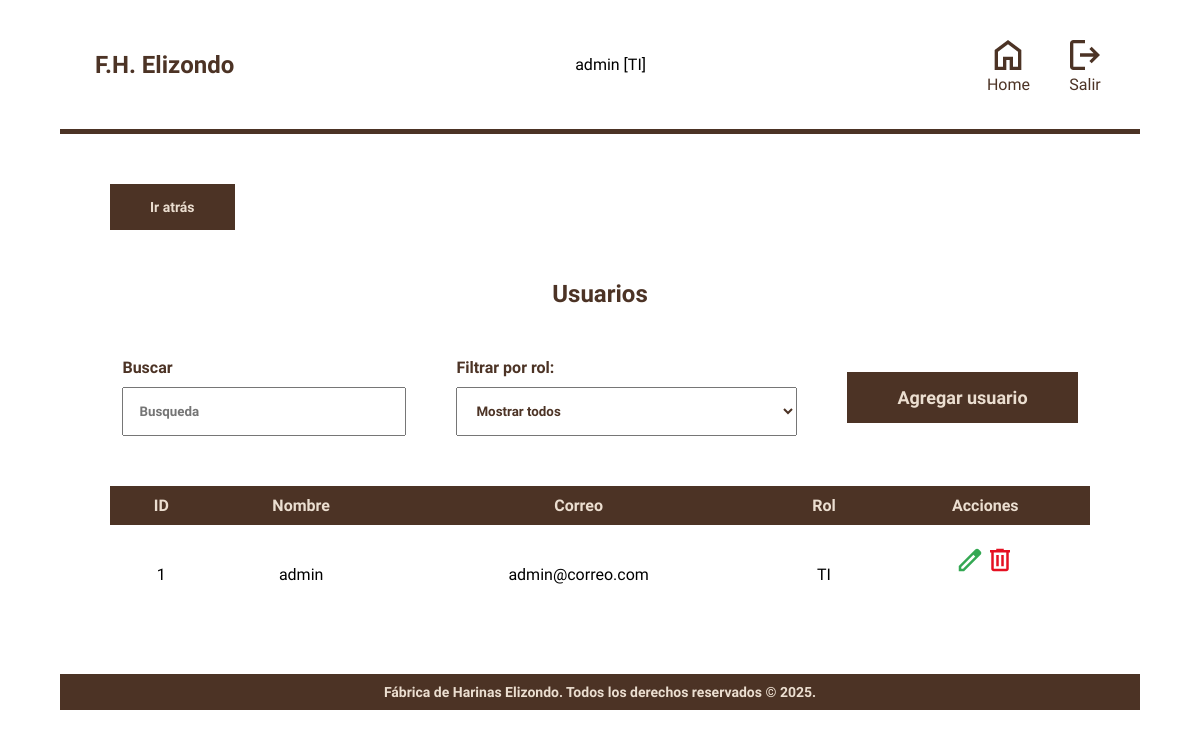
/modulos/usuarios.php (signed in), run on an earlier commit of the app's database.
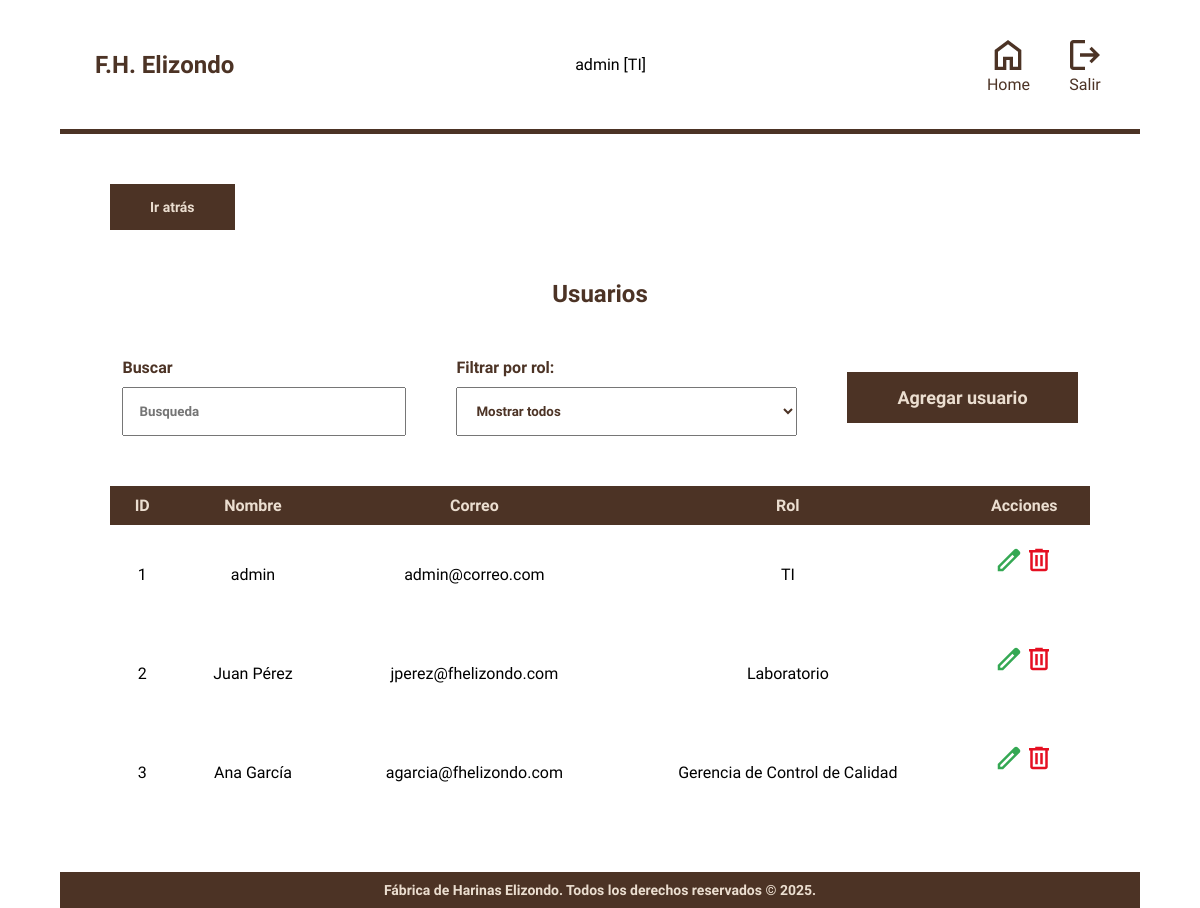
And on a later commit of the database.
### tables this page shows
CREATE TABLE Usuarios (
    id_usuario INT PRIMARY KEY AUTO_INCREMENT,
    nombre VARCHAR(100) NOT NULL,
    correo VARCHAR(100) UNIQUE NOT NULL,
    contrasena VARCHAR(255) NOT NULL,
    rol ENUM(
        'TI',
        'Gerencia de Control de Calidad',
        'Laboratorio',
        'Gerencia de Aseguramiento de Calidad',
        'Gerente de Planta',
        'Director de Operaciones'
    ) NOT NULL
);

### modulos/usuarios.php (the view, shortened to what this page needs)
<?php
$orden = $_GET['orden'] ?? '';
?>
<!DOCTYPE html>
<html lang="en">
<head>
    <link rel="stylesheet" href="../styles.css">
    <link rel="stylesheet" href="../css/menu.css">
</head>
<body>
    <main class="contenedor hoja">
        <?php include '../includes/header.php'; ?>
        <div class="contenedor__modulo">
            <a href="../menu.php" class="atras">Ir atrás</a>
            <h2 class="heading">Usuarios</h2>
            <div class="controles">
                <div class="buscador">
                    <h4 class="buscador__label">Buscar</h4>
                    <input type="text" id="searchBar" class="buscador__input" placeholder="Busqueda">
                </div>
                <div class="ordenar">
                    <h4 class="ordenar__label">Filtrar por rol:</h4>
                    <select name="orden" id="ordenarPor" class="ordenar__select">
                        <option value="" <?= (empty($orden)) ? 'selected' : '' ?>>
                            Mostrar todos</option>
                    </select>
                </div>
                <a href="usuariosform.php" class="botones__crear">Agregar usuario</a>
            </div>
            <table class="tabla">
                <thead>
                    <tr class="tabla__encabezado">
                        <th>ID</th>
                        <th>Nombre</th>
                        <th>Correo</th>
                        <th>Rol</th>
                        <th>Acciones</th>
                    </tr>
                </thead>
                <tbody>
                    <tr class="tabla__fila">
                        <?php
                        require '../config/conn.php';
                        $params = [];
                        $sql = "SELECT * FROM usuarios";
                        $stmt = $pdo->prepare($sql);
                        $stmt->execute($params);
                        while ($res = $stmt->fetch()) {
                            echo '<tr class="tabla__fila">';
                            echo '<td>' . $res['id_usuario'] . '</td>';
                            echo '<td>' . $res['nombre'] . '</td>';
                            echo '<td>' . $res['correo'] . '</td>';
                            echo '<td>' . $res['rol'] . '</td>';
                            echo '<td class="tabla__botones">';
                            echo '<a href="usuariosform.php?id=' . $res['id_usuario'] . '"><img src="../img/edit.svg" alt="Editar" class="tabla__boton"></a>';
                            echo '<a href="#" onclick="deleteUser(' . $res['id_usuario'] . ', \'' . $res['nombre'] . '\'); return false;"><img src="../img/delete.svg" alt="Eliminar" class="tabla__boton"></a>';
                            echo '</td>';
                            echo '</tr>';
                        }
                        ?>
                    </tr>
                </tbody>
            </table>
        </div>
        <?php include '../includes/footer.php'; ?>
    </main>
</body>
</html>

What changed in the data, as far as the page shows it:
added usuarios: id_usuario "2", nombre "Juan Pérez", correo "jperez@fhelizondo.com", rol "Laboratorio"
added usuarios: id_usuario "3", nombre "Ana García", correo "agarcia@fhelizondo.com", rol "Gerencia de Control de Calidad"
